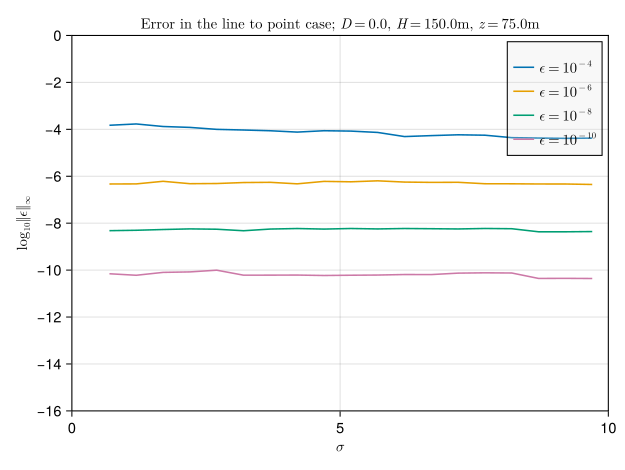

Write Julia code to recreate this figure.
using FiniteLineSource
using FiniteLineSource: LineSource, AsymptoticContainers
using Makie
using CairoMakie

CairoMakie.activate!()

α = 1e-6
kg = 3.
rb = 0.1
Δt = 3600.

D = 0.
H = 150.
z = D + H/2

Nt = 50000

constants = Constants(Δt=Δt, α=α, kg=kg, rb=rb)
q = [1. for t in 1:Nt]

function compute_error_Linf_l2p(;σ, ϵ, q, constants, D, H, z)
    Nt = length(q)
    sources = [LineSource(x=0., y=0., D=D, H=H), LineSource(x=σ, y=0., D=D, H=H)]

    setup = SegmentToPoint(D=D, H=H, z=z, σ=σ)

    containers = AsymptoticContainers(10)
    block = prepare_containers(setup, sources, ϵ, Nt, constants, containers);
    Ib = zeros(length(sources), Nt)
    evolve!(Ib, q, block)

    C = convolve_step(q, setup; params=constants)

    err = @. @views abs(Ib[1, :] - C)
    if maximum(err) > ϵ
        @show σ, ϵ, D, H, z
    end
    maximum(err)
end



r_range = 0.7:0.5:10.
ϵ_range = [1e-4, 1e-6, 1e-8, 1e-10]#, 1e-12]

res = zeros(length(r_range), length(ϵ_range))

for (i, ϵ) in enumerate(ϵ_range)
    @info "Computing errors for ϵ=$ϵ"
    @. res[:, i] = [compute_error_Linf_l2p(σ=σσ, ϵ=ϵ, q=q, constants=constants, D=D, H=H, z=z) for σσ in r_range]
end

fig = Figure()
ax = Axis(fig[1, 1], xlabel = L"\sigma", ylabel =  L"\log_{10} \Vert \epsilon \Vert_{\infty}", title = L"\text{Error in the line to point case}; \ D = %$D, \ H=%$H \text{m}, \ z = %$(D+H/2) \text{m}")

for (i, ϵ) in enumerate(ϵ_range)
    lines!(ax, r_range, log10.(res[:, i]), label = L"\epsilon = 10^{%$(Int(log10(ϵ)))}")
end
Makie.xlims!(ax, 0, 10)
Makie.ylims!(ax, -16., 0.)
axislegend(""; position= :rt, backgroundcolor = (:grey90, 0.25));

fig

save("figures/causal/l2p_error.pdf", fig)
